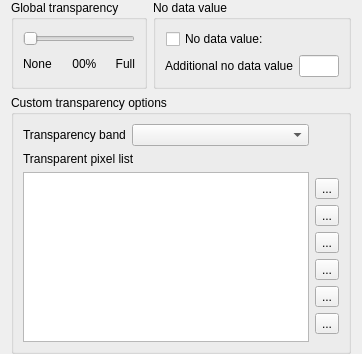
             <widget class="QWidget" name="scrollAreaWidgetContents_2">
              <property name="geometry">
               <rect>
                <x>0</x>
                <y>0</y>
                <width>362</width>
                <height>354</height>
               </rect>
              </property>
              <layout class="QVBoxLayout" name="verticalLayout_5">
               <property name="topMargin">
                <number>0</number>
               </property>
               <property name="bottomMargin">
                <number>0</number>
               </property>
               <item>
                <layout class="QHBoxLayout" name="horizontalLayout_4">
                 <item>
                  <widget class="QgsCollapsibleGroupBox" name="gboxGlobalTransp">
                   <property name="title">
                    <string>Global transparency</string>
                   </property>
                   <property name="syncGroup" stdset="0">
                    <string notr="true">rastertransp</string>
                   </property>
                   <layout class="QGridLayout" name="_3">
                    <item row="0" column="0" colspan="5">
                     <widget class="QSlider" name="sliderTransparency">
                      <property name="sizePolicy">
                       <sizepolicy hsizetype="Expanding" vsizetype="Fixed">
                        <horstretch>0</horstretch>
                        <verstretch>0</verstretch>
                       </sizepolicy>
                      </property>
                      <property name="maximum">
                       <number>255</number>
                      </property>
                      <property name="orientation">
                       <enum>Qt::Horizontal</enum>
                      </property>
                      <property name="tickInterval">
                       <number>25</number>
                      </property>
                     </widget>
                    </item>
                    <item row="1" column="0">
                     <widget class="QLabel" name="textLabel3">
                      <property name="text">
                       <string>None</string>
                      </property>
                     </widget>
                    </item>
                    <item row="1" column="1">
                     <spacer>
                      <property name="orientation">
                       <enum>Qt::Horizontal</enum>
                      </property>
                      <property name="sizeHint" stdset="0">
                       <size>
                        <width>40</width>
                        <height>20</height>
                       </size>
                      </property>
                     </spacer>
                    </item>
                    <item row="1" column="2">
                     <widget class="QLabel" name="lblTransparencyPercent">
                      <property name="sizePolicy">
                       <sizepolicy hsizetype="Fixed" vsizetype="Fixed">
                        <horstretch>0</horstretch>
                        <verstretch>0</verstretch>
                       </sizepolicy>
                      </property>
                      <property name="text">
                       <string> 00%</string>
                      </property>
                     </widget>
                    </item>
                    <item row="1" column="3">
                     <spacer>
                      <property name="orientation">
                       <enum>Qt::Horizontal</enum>
                      </property>
                      <property name="sizeHint" stdset="0">
                       <size>
                        <width>40</width>
                        <height>20</height>
                       </size>
                      </property>
                     </spacer>
                    </item>
                    <item row="1" column="4">
                     <widget class="QLabel" name="textLabel4">
                      <property name="text">
                       <string>&lt;p align=&quot;right&quot;&gt;Full&lt;/p&gt;</string>
                      </property>
                     </widget>
                    </item>
                   </layout>
                  </widget>
                 </item>
                 <item>
                  <widget class="QgsCollapsibleGroupBox" name="gboxNoDataValue">
                   <property name="title">
                    <string>No data value</string>
                   </property>
                   <property name="syncGroup" stdset="0">
                    <string notr="true">rastertransp</string>
                   </property>
                   <layout class="QGridLayout" name="gridLayout_11">
                    <item row="0" column="0">
                     <layout class="QHBoxLayout" name="horizontalLayout_5">
                      <property name="leftMargin">
                       <number>1</number>
                      </property>
                      <item>
                       <widget class="QCheckBox" name="mSrcNoDataValueCheckBox">
                        <property name="toolTip">
                         <string>Use original source no data value.</string>
                        </property>
                        <property name="text">
                         <string>No data value:</string>
                        </property>
                       </widget>
                      </item>
                      <item>
                       <widget class="QLabel" name="lblSrcNoDataValue">
                        <property name="sizePolicy">
                         <sizepolicy hsizetype="Expanding" vsizetype="Preferred">
                          <horstretch>0</horstretch>
                          <verstretch>0</verstretch>
                         </sizepolicy>
                        </property>
                        <property name="toolTip">
                         <string>Original data source no data value, if exists.</string>
                        </property>
                        <property name="text">
                         <string>&lt;src no data value&gt;</string>
                        </property>
                       </widget>
                      </item>
                     </layout>
                    </item>
                    <item row="1" column="0">
                     <layout class="QHBoxLayout" name="horizontalLayout_6">
                      <item>
                       <widget class="QLabel" name="lblUserNoDataValueLabel">
                        <property name="toolTip">
                         <string>Additional user defined no data value.</string>
                        </property>
                        <property name="text">
                         <string>Additional no data value</string>
                        </property>
                       </widget>
                      </item>
                      <item>
                       <widget class="QLineEdit" name="leNoDataValue">
                        <property name="toolTip">
                         <string>Additional user defined no data value.</string>
                        </property>
                       </widget>
                      </item>
                     </layout>
                    </item>
                   </layout>
                  </widget>
                 </item>
                </layout>
               </item>
               <item>
                <widget class="QgsCollapsibleGroupBox" name="gboxCustomTransparency">
                 <property name="sizePolicy">
                  <sizepolicy hsizetype="Preferred" vsizetype="Preferred">
                   <horstretch>0</horstretch>
                   <verstretch>5</verstretch>
                  </sizepolicy>
                 </property>
                 <property name="title">
                  <string>Custom transparency options</string>
                 </property>
                 <property name="syncGroup" stdset="0">
                  <string notr="true">rastertransp</string>
                 </property>
                 <layout class="QGridLayout" name="gridLayout_3">
                  <item row="2" column="0">
                   <widget class="QTableWidget" name="tableTransparency">
                    <property name="verticalScrollBarPolicy">
                     <enum>Qt::ScrollBarAsNeeded</enum>
                    </property>
                    <property name="alternatingRowColors">
                     <bool>true</bool>
                    </property>
                    <property name="selectionMode">
                     <enum>QAbstractItemView::SingleSelection</enum>
                    </property>
                    <property name="selectionBehavior">
                     <enum>QAbstractItemView::SelectRows</enum>
                    </property>
                    <property name="showGrid">
                     <bool>false</bool>
                    </property>
                    <property name="rowCount">
                     <number>0</number>
                    </property>
                    <property name="columnCount">
                     <number>0</number>
                    </property>
                    <attribute name="horizontalHeaderStretchLastSection">
                     <bool>true</bool>
                    </attribute>
                   </widget>
                  </item>
                  <item row="0" column="0">
                   <layout class="QHBoxLayout" name="horizontalLayout_7">
                    <item>
                     <widget class="QLabel" name="lblTransparent">
                      <property name="sizePolicy">
                       <sizepolicy hsizetype="Maximum" vsizetype="Preferred">
                        <horstretch>0</horstretch>
                        <verstretch>0</verstretch>
                       </sizepolicy>
                      </property>
                      <property name="text">
                       <string>Transparency band</string>
                      </property>
                     </widget>
                    </item>
                    <item>
                     <widget class="QComboBox" name="cboxTransparencyBand">
                      <property name="enabled">
                       <bool>true</bool>
                      </property>
                      <property name="sizePolicy">
                       <sizepolicy hsizetype="Minimum" vsizetype="Fixed">
                        <horstretch>0</horstretch>
                        <verstretch>0</verstretch>
                       </sizepolicy>
                      </property>
                      <property name="minimumSize">
                       <size>
                        <width>150</width>
                        <height>0</height>
                       </size>
                      </property>
                     </widget>
                    </item>
                   </layout>
                  </item>
                  <item row="2" column="1">
                   <layout class="QVBoxLayout" name="_2">
                    <property name="leftMargin">
                     <number>0</number>
                    </property>
                    <property name="topMargin">
                     <number>6</number>
                    </property>
                    <property name="rightMargin">
                     <number>0</number>
                    </property>
                    <property name="bottomMargin">
                     <number>6</number>
                    </property>
                    <item>
                     <widget class="QToolButton" name="pbnAddValuesManually">
                      <property name="toolTip">
                       <string>Add values manually</string>
                      </property>
                      <property name="text">
                       <string>...</string>
                      </property>
                      <property name="icon">
                       <iconset resource="../images/images.qrc">
                        <normaloff>:/images/themes/default/mActionSignPlus.png</normaloff>:/images/themes/default/mActionSignPlus.png</iconset>
                      </property>
                     </widget>
                    </item>
                    <item>
                     <widget class="QToolButton" name="pbnAddValuesFromDisplay">
                      <property name="enabled">
                       <bool>true</bool>
                      </property>
                      <property name="toolTip">
                       <string>Add values from display</string>
                      </property>
                      <property name="text">
                       <string>...</string>
                      </property>
                      <property name="icon">
                       <iconset resource="../images/images.qrc">
                        <normaloff>:/images/themes/default/mActionContextHelp.png</normaloff>:/images/themes/default/mActionContextHelp.png</iconset>
                      </property>
                     </widget>
                    </item>
                    <item>
                     <widget class="QToolButton" name="pbnRemoveSelectedRow">
                      <property name="toolTip">
                       <string>Remove selected row</string>
                      </property>
                      <property name="text">
                       <string>...</string>
                      </property>
                      <property name="icon">
                       <iconset resource="../images/images.qrc">
                        <normaloff>:/images/themes/default/mActionSignMinus.png</normaloff>:/images/themes/default/mActionSignMinus.png</iconset>
                      </property>
                     </widget>
                    </item>
                    <item>
                     <widget class="QToolButton" name="pbnDefaultValues">
                      <property name="toolTip">
                       <string>Default values</string>
                      </property>
                      <property name="text">
                       <string>...</string>
                      </property>
                      <property name="icon">
                       <iconset resource="../images/images.qrc">
                        <normaloff>:/images/themes/default/mActionOpenTable.png</normaloff>:/images/themes/default/mActionOpenTable.png</iconset>
                      </property>
                     </widget>
                    </item>
                    <item>
                     <widget class="QToolButton" name="pbnImportTransparentPixelValues">
                      <property name="toolTip">
                       <string>Import from file</string>
                      </property>
                      <property name="text">
                       <string>...</string>
                      </property>
                      <property name="icon">
                       <iconset resource="../images/images.qrc">
                        <normaloff>:/images/themes/default/mActionFileOpen.svg</normaloff>:/images/themes/default/mActionFileOpen.svg</iconset>
                      </property>
                     </widget>
                    </item>
                    <item>
                     <widget class="QToolButton" name="pbnExportTransparentPixelValues">
                      <property name="toolTip">
                       <string>Export to file</string>
                      </property>
                      <property name="text">
                       <string>...</string>
                      </property>
                      <property name="icon">
                       <iconset resource="../images/images.qrc">
                        <normaloff>:/images/themes/default/mActionFileSave.svg</normaloff>:/images/themes/default/mActionFileSave.svg</iconset>
                      </property>
                     </widget>
                    </item>
                    <item>
                     <spacer name="verticalSpacer_2">
                      <property name="orientation">
                       <enum>Qt::Vertical</enum>
                      </property>
                      <property name="sizeHint" stdset="0">
                       <size>
                        <width>20</width>
                        <height>40</height>
                       </size>
                      </property>
                     </spacer>
                    </item>
                   </layout>
                  </item>
                  <item row="1" column="0">
                   <widget class="QLabel" name="label_6">
                    <property name="text">
                     <string>Transparent pixel list</string>
                    </property>
                   </widget>
                  </item>
                 </layout>
                </widget>
               </item>
               <item>
                <spacer name="verticalSpacer_5">
                 <property name="orientation">
                  <enum>Qt::Vertical</enum>
                 </property>
                 <property name="sizeHint" stdset="0">
                  <size>
                   <width>20</width>
                   <height>0</height>
                  </size>
                 </property>
                </spacer>
               </item>
              </layout>
             </widget>
